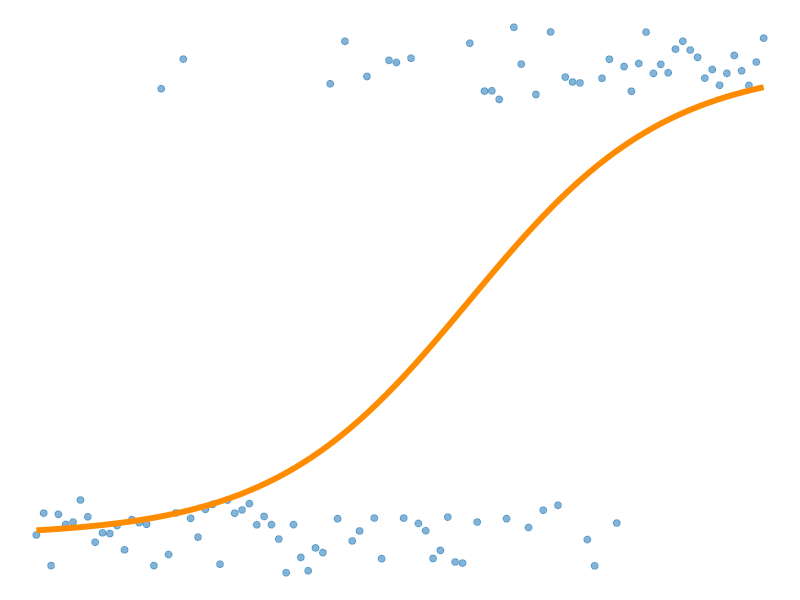
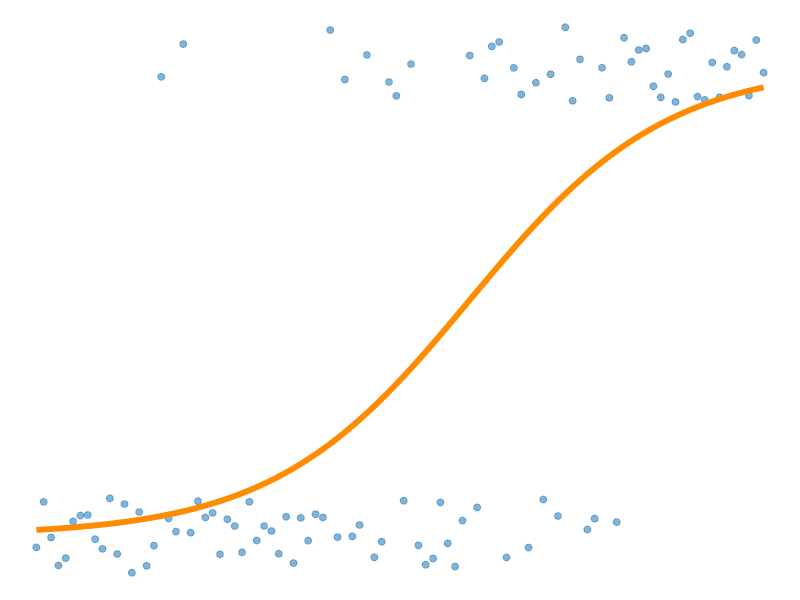

Source code (R) for these figures, in order:
## ---- chunk 1
#| include: false
library(ggplot2)

set.seed(1)
n <- 100
x <- seq(32, 46, length.out = n)
beta0 <- -20
beta1 <- 0.5
p <- 1 / (1 + exp(-(beta0 + beta1 * x)))
y <- rbinom(n, 1, p)
df <- data.frame(x = x, y = y)

# Plot: points and fitted logistic curve
ggplot(df, aes(x = x, y = y)) +
  geom_jitter(
    height = 0.08,
    width = 0,
    size = 2,
    alpha = 0.6,
    color = "#3182bd"
  ) +
  stat_smooth(
    method = "glm",
    method.args = list(family = "binomial"),
    se = FALSE,
    color = "dark orange",
    size = 2
  ) +
  theme_void()
ggsave(here::here("assets", "images", "assignment4.svg"))
